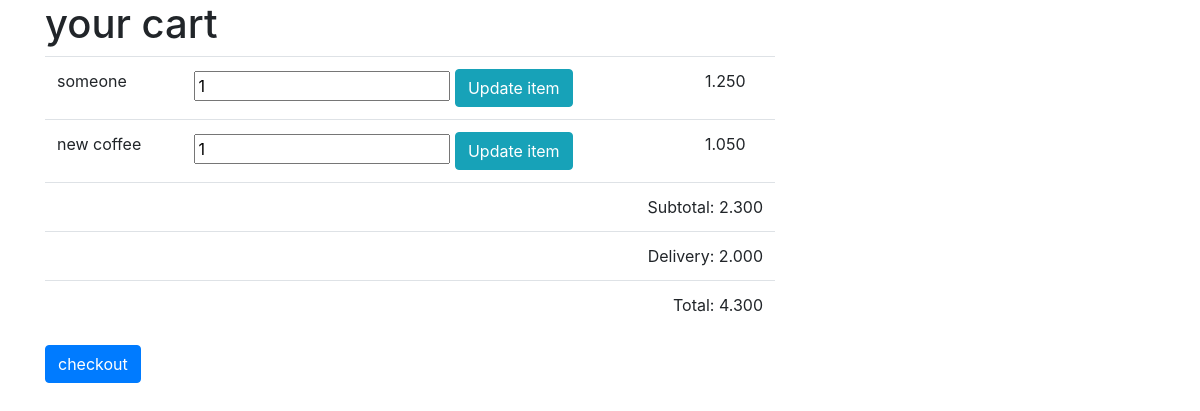
The page /cart/ (signed in) on the database as committed earlier.
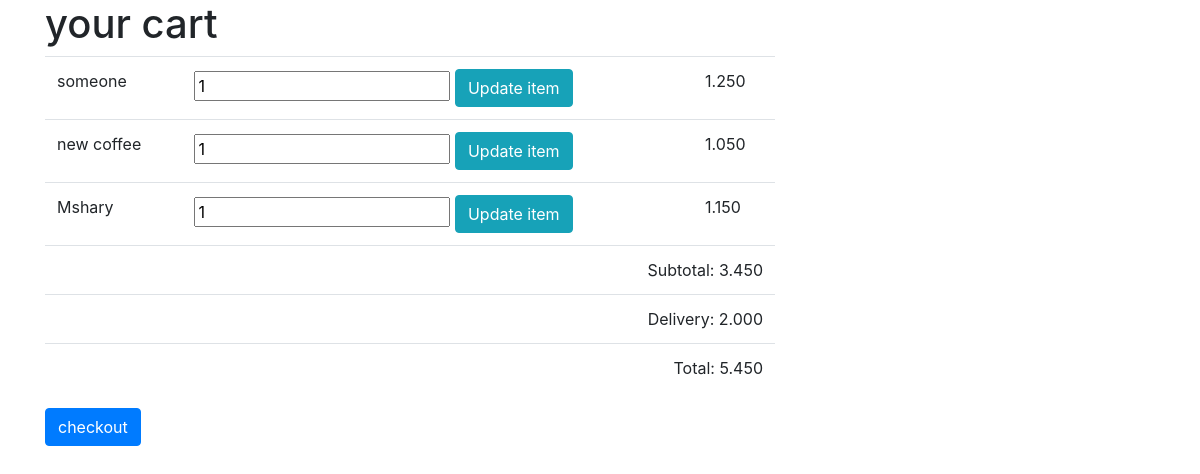
The same page on the database as committed later.
### cart/models.py (models this page shows, shortened)
class CartItem(models.Model):
	cart = models.ForeignKey("Cart")
	item = models.ForeignKey(Coffee)
	quantity = models.PositiveIntegerField(default=1)
	line_item_total = models.DecimalField(decimal_places = 3, max_digits = 20,  null=True)

class Cart(models.Model):
	user = models.ForeignKey(User, null=True, blank=True)
	items = models.ManyToManyField(Coffee, through=CartItem)
	subtotal = models.DecimalField(decimal_places = 3, max_digits = 50, default=2.000)
	delivery_total = models.DecimalField(decimal_places = 3, max_digits = 50, default=2.000)
	total = models.DecimalField(decimal_places = 3, max_digits = 50, default=2.000)

### mycoffee/models.py (models this page shows, shortened)
class Coffee(models.Model):
	user = models.ForeignKey(User)
	name = models.CharField(max_length=120)
	espresso_shots = models.PositiveIntegerField(default=1)
	bean = models.ForeignKey(Bean)
	roast = models.ForeignKey(Roast)
	syrups = models.ManyToManyField(Syrup, blank=True)
	powders = models.ManyToManyField(Powder, blank=True)
	water = models.FloatField()
	steamed_milk = models.BooleanField(default=False)
	foam = models.FloatField()
	extra_instructions = models.TextField(null=True, blank=True)
	price = models.DecimalField(max_digits=6, decimal_places=3, null=True)

### cart/views.py (the view, shortened to what this page needs)
# urls.py: url(r'^cart/', include('cart.urls', namespace="cart")),\
def cart(request):
    cart, created = Cart.objects.get_or_create(user=request.user)
    item_id = request.GET.get("item")
    qty = request.GET.get("qty", 1)
    return render(request, 'cart.html', {'cart': cart})

### cart/templates/cart.html (shortened to what this page needs)
{% extends "base.html" %}
{% load crispy_forms_tags %}
{% block content %}
<div class="row main-content">
	{% if cart.cartitem_set.count < 1 %}
	<h1 class='text center'> Your cart is empty! <small> Please continue shopping. </small> </h1>
	{% else %}
	<div class="col-sm-8 col-sm-offset-2">
		<h1> your cart </h1>
		<table class="table">
		{% for item in cart.cartitem_set.all %}
	            <tr id="item-{{item.item.id}}">
	                <td>{{item.item.name}}</td>
	                <td>
					 <form action=" {% url 'cart:mycart' %}" method="GET">
                      <input type="number" class="item-qty" name="qty" value="{{item.quantity}}"/>
                      <input type="submit" class="btn btn-info" value="Update item"/>
                  </form>
                </td>
                <td id="item-line-total-{{item.item.id}}">{{item.line_item_total}}</td>
            </tr>
          {% endfor %}
          <tr>
            <td colspan="4" class="text-right">Subtotal: <span id = "subtotal" >{{cart.subtotal}}</span></td>
          </tr>
          <tr>
            <td colspan="4" class="text-right">Delivery: <span id = "deliverytotal">{{cart.delivery_total}}</span></td>
          </tr>
          <tr>
            <td colspan="4" class="text-right">Total: <span id = "carttotal">{{cart.total}}</span></td>
          </tr>
        </table>
    </div>
    {% endif %}
</div>
<a href="{% url 'cart:checkout' %}" class = "btn btn-primary">checkout</a>
{% endblock %}

### mycoffee/templates/base.html (shortened to what this page needs)
<!DOCTYPE html>
{% load static %}
<html lang="en">
<head>
	<link rel="stylesheet" href="https://maxcdn.bootstrapcdn.com/bootstrap/4.0.0-beta.2/css/bootstrap.min.css">
</head>
<body>
	<div class="container">
	{% block content %}
    {% endblock content %}
</div>
</body>
</html>

Rows that differ between the two databases and show on the page:
added CartItem: item.name "Mshary", qty "1", line_item_total "1.150"
changed Cart: subtotal "2.300" → "3.450"; total "4.300" → "5.450"
